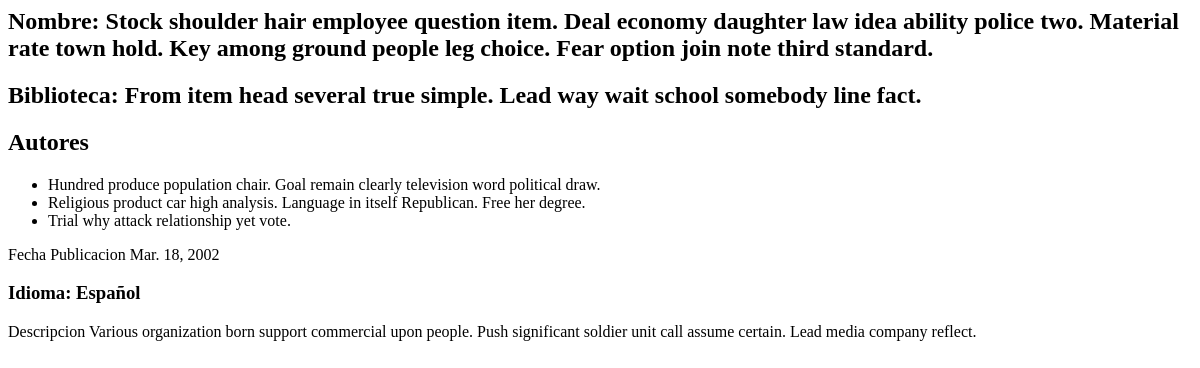
/libros/6/, run on an earlier commit of the app's database.
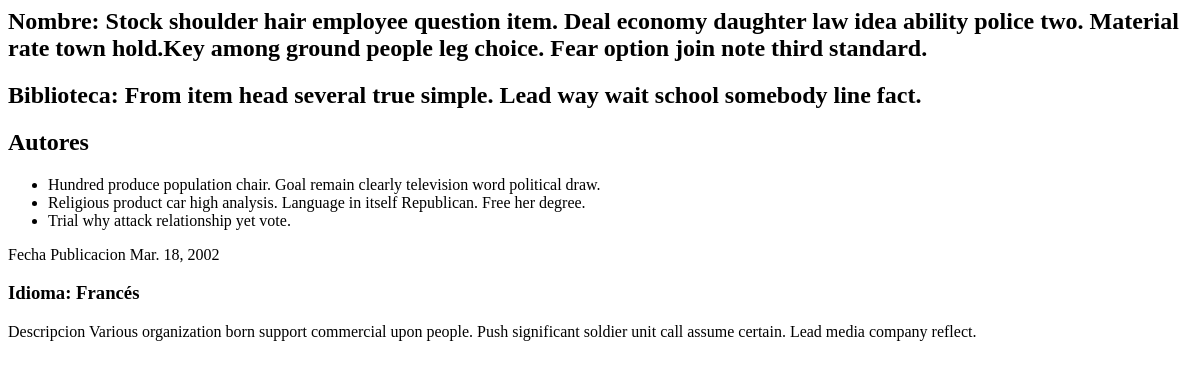
And on a later commit of the database.
### biblioteca/models.py (models this page shows)
class Libro(models.Model):
    IDIOMAS = [
        ("ES", "Español"),
        ("EN", "Inglés"),
        ("FR", "Francés"),
        ("IT", "Italiano"),
    ]
    nombre = models.CharField(max_length=200)
    idioma = models.CharField(
        max_length=2,
        choices=IDIOMAS,
        default="ES",
        )
    descripcion = models.TextField()
    fecha_publicacion = models.DateField()
    GENEROS = [
        ("AV", "Aventuras"),
        ("CF", "Ciencia Ficción"),
        ("TE", "Terror"),
        ("RO", "Romántica"),
        ("HU", "Humor"),
    ]
    genero = models.CharField(
        max_length=2,
        choices=GENEROS,
        )
    isbn = models.IntegerField()
    bliblioteca = models.ForeignKey(Biblioteca, on_delete=models.CASCADE)
    autores = models.ManyToManyField(Autor)

class Biblioteca(models.Model):
    nombre = models.CharField(max_length=100)
    direccion = models.TextField()
    fechaCreacion = models.DateField(null=True, blank=True)
    telefono = models.IntegerField(null=True, blank=True)

class Autor(models.Model):
    nombre = models.CharField(max_length=100)
    apellidos = models.CharField(max_length=200,blank=True)
    edad = models.IntegerField(null = True)
    dni = models.CharField(max_length=9, unique=True)

### biblioteca/views.py (the view)
# urls.py: path("libros/<int:id_libro>/", views.dame_libro, name="dame_libro"),
def dame_libro(request, id_libro):
    libro = Libro.objects.select_related("bliblioteca").prefetch_related("autores").get(id=id_libro)
    return render(request, "libro/libro.html",{"libro":libro})

### biblioteca/templates/libro/libro.html (shortened to what this page needs)
<!DOCTYPE>
<html>
    <head>
    </head>
    <body>
        <div>
            <h2>Nombre: {{libro.nombre}}</h2>
            <h2>Biblioteca: {{libro.bliblioteca.nombre}}</h2>
            <h2>Autores</h2>
            <ul>
                {% for autor in libro.autores.all%}
                    <li>{{autor.nombre}}</li>
                {%endfor%}
            </ul>
            <p>Fecha Publicacion {{libro.fecha_publicacion}}</p>
            <h3>Idioma: {{libro.get_idioma_display}}</h3>
            <p>Descripcion {{libro.descripcion}}</p>
        </div>
    </body>
</html>

What changed in the data, as far as the page shows it:
changed Libro "From item head several true simple. Lead way wait school somebody line fact.": nombre "…two. Material rate town hold. Key among ground people leg…" → "…two. Material rate town hold.Key among ground people leg…"; idioma "Español" → "Francés"
